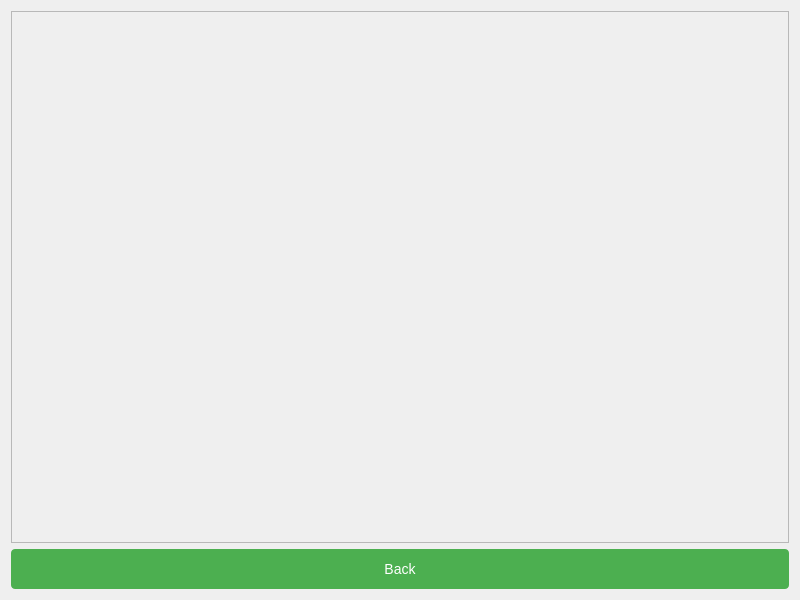
<?xml version="1.0" encoding="UTF-8"?>
<ui version="4.0">
 <class>Postpone</class>
 <widget class="QWidget" name="Postpone">
  <property name="geometry">
   <rect>
    <x>0</x>
    <y>0</y>
    <width>800</width>
    <height>600</height>
   </rect>
  </property>
  <layout class="QVBoxLayout" name="mainLayout">
   <item>
    <widget class="QScrollArea" name="scrollArea">
     <property name="widgetResizable">
      <bool>true</bool>
     </property>
     <widget class="QWidget" name="scrollAreaWidgetContents">
      <property name="geometry">
       <rect>
        <x>0</x>
        <y>0</y>
        <width>780</width>
        <height>534</height>
       </rect>
      </property>
      <layout class="QVBoxLayout" name="eventsLayout"/>
     </widget>
    </widget>
   </item>
   <item>
    <widget class="QPushButton" name="back_button">
     <property name="minimumSize">
      <size>
       <width>96</width>
       <height>40</height>
      </size>
     </property>
     <property name="styleSheet">
      <string notr="true">QPushButton {
    background-color: #4CAF50;
    color: white;
    padding: 4px 8px; /* Ample space */
    border: none;
    border-radius: 4px;
    font-size: 14px;
    min-width: 80px; /* Ensures text fits */
}
QPushButton:hover {
    background-color: #45a049;
}
QPushButton:pressed { background-color: #3d8b40; }</string>
     </property>
     <property name="text">
      <string>Back</string>
     </property>
    </widget>
   </item>
  </layout>
 </widget>
 <resources/>
 <connections/>
</ui>
